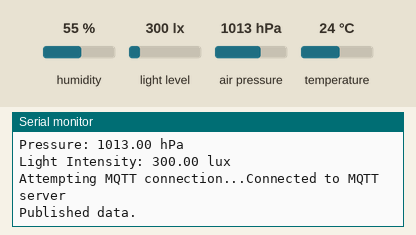
This sketch was run on a simulated ESP8266 (NodeMCU). Parts: the last lines printed to the serial monitor. The inputs (shaded band) are chosen by the test bench; at power-on: humidity 55 %, light level 300 lx, air pressure 1013 hPa, temperature 24 °C. WiFi joins after 1.5 s; servers stay silent unless stated; no MQTT or app messages arrive unless stated.

Above: at 2.7 s.
2.8 s: humidity set to 22 %
At 7.13 s:
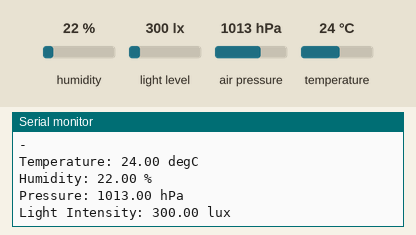
8.8 s: light level set to 40 lx
At 13.4 s:
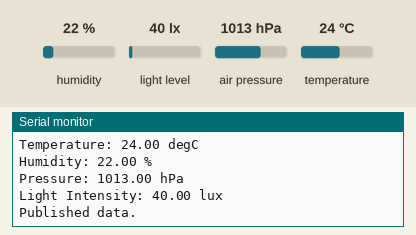
14.8 s: air pressure set to 952 hPa
At 18.7 s:
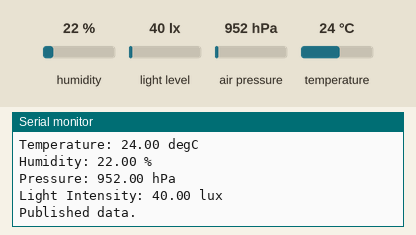
20.8 s: temperature set to 12 °C
At 23.14 s:
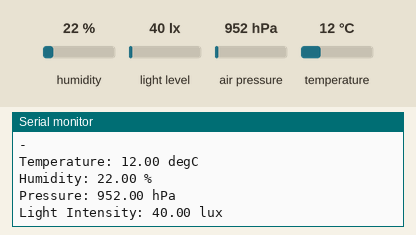
26.8 s: humidity set to 40 %
At 28.48 s:
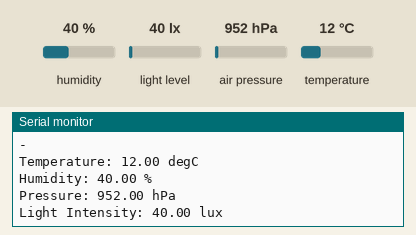
32.8 s: light level set to 500 lx
At 34.8 s:
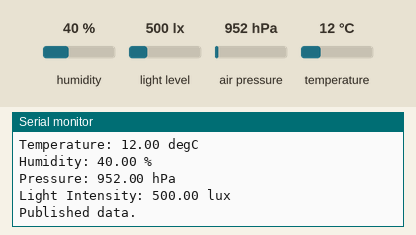
Timing chart, 0 to 36.3 s (numbered marks = the images above; inputs shaded):
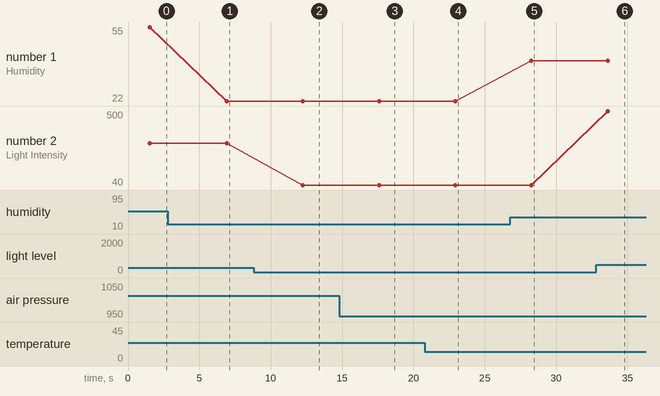

Measured:
- after the input at 2.8 s, the serial monitor: prints a new line after 4.1 s (image 1)
- after the input at 8.8 s, the serial monitor: prints a new line after 3.5 s (image 2)
- after the input at 14.8 s, the serial monitor: prints a new line after 2.8 s (image 3)
- after the input at 20.8 s, the serial monitor: prints a new line after 2.1 s (image 4)
- after the input at 26.8 s, the serial monitor: prints a new line after 1.5 s (image 5)
- after the input at 32.8 s, the serial monitor: prints a new line after 0.81 s (image 6)
- plotted number 1: 55 → 22 after the input at 2.8 s
- plotted number 2: 300 → 40 after the input at 8.8 s, 40 → 500 after the input at 32.8 s

The sketch:

Lab01B.ino
```cpp
#include "Lab01B.h"

void setup() {
  //Start the serial monitor at 115200 baud
  Serial.begin(115200);

  //Create a sensor object that is passed into the getSensor method of the dht class
  //Only the dht sensor requires this
  sensor_t sensor;
  dht.temperature().getSensor(&sensor);
  dht.humidity().getSensor(&sensor);

  //Run the begin()method on each sensor to start communication
  dht.begin();
  bmp.begin();
  BH1750.begin(BH1750_TO_GROUND);

  //Start the WiFi driver and tell it to connect to your local network
  //WiFi.mode(WIFI_STA);
  WiFi.begin(ssid, pass);

  //While it is connecting, print a '.' to the serial monitor every 500 ms
  while (WiFi.status() != WL_CONNECTED) {
    delay(500);
    Serial.print(".");
  }

  //Once connected, print the local IP address
  Serial.println("");
  Serial.println("WiFi connected");
  Serial.println("IP address: ");
  Serial.println(WiFi.localIP());

  //Set the MQTT client to connect to the desired broker
  client.setServer("test.mosquitto.org", 1883);

}

void reconnect() {

  //While the client remains unconnected from the MQTT broker, attempt to reconnect every 2 seconds
  //Also, print diagnostic information
  while (!client.connected()) {
    Serial.print("\nAttempting MQTT connection...");

    if (client.connect("ESP8266Client")) {
      Serial.println("Connected to MQTT server");
      client.subscribe("testTopic");
    } else {
      Serial.print("\nFailed to connect to MQTT server, rc = ");
      Serial.print(client.state());
      delay(2000);
    }
  }
}
void loop() {

   //Polling the DHT and BMP sensor using events
   sensors_event_t dhtTempEvent, dhtHumEvent, bmpEvent;
   dht.temperature().getEvent(&dhtTempEvent);
   dht.humidity().getEvent(&dhtHumEvent);
   bmp.getEvent(&bmpEvent);
   //Polling the BH sensor
   BH1750.start();
   float lux=BH1750.getLux();

   //Printing sensor readings to serial monitor
   Serial.println("\n-");
   (!isnan(dhtTempEvent.temperature)) ? Serial.println("Temperature: " + String(dhtTempEvent.temperature) + " degC") : Serial.println("Temperature Sensor Disconnected");

   (!isnan(dhtHumEvent.relative_humidity)) ? Serial.println("Humidity: " + String(dhtHumEvent.relative_humidity) + " %") : Serial.println("Humidity Sensor Disconnected");

   (!isnan(bmpEvent.pressure)) ? Serial.println("Pressure: " + String(bmpEvent.pressure) + " hPa") : Serial.println("Pressure Sensor Disconnected");

   (!isnan(lux)) ? Serial.println("Light Intensity: " + String(lux) + " lux") : Serial.println("Lux Sensor Disconnected");

  client.loop();
  //If the client disconnects from the MQTT broker, attempt to reconnect
  if (!client.connected()) {

    reconnect();
  }
  if(!client.loop())
    client.connect("ESP8266Client");

  //Publish the sensor data to the associated topics
  client.publish("4ID3_GroupA/temperature", String(dhtTempEvent.temperature).c_str());
  delay(100);
  client.publish("4ID3_GroupA/humidity", String(dhtHumEvent.relative_humidity).c_str());
  delay(100);
  client.publish("4ID3_GroupA/pressure", String(bmpEvent.pressure).c_str());
  delay(100);
  client.publish("4ID3_GroupA/light", String(lux).c_str());
  Serial.println("Published data.");

   delay(DELAY_BETWEEN_SAMPLES_MS);
}
```

Lab01B.h
```cpp
//DHT11 Libraries
#include <Adafruit_Sensor.h>
#include <DHT.h>
#include <DHT_U.h>

//BMP180 Libraries
#include <Wire.h>
#include <Adafruit_Sensor.h>
#include <Adafruit_BMP085_U.h>

//HP_BH1750 Libraries
#include <hp_BH1750.h>

//MQTT Libraries
#include <ESP8266WiFi.h>
#include <PubSubClient.h>

//Macros
#define DHTPIN 14
#define DHTTYPE DHT11
#define DELAY_BETWEEN_SAMPLES_MS 5000

//Global Variables
char* ssid = "NETWORK";
char* pass = "NETWORK123";
const char* brokerAddress = "test.mosquitto.org";
uint16_t addressPort = 1883;

//Instantiate Sensor Objects
DHT_Unified dht(DHTPIN, DHTTYPE);
Adafruit_BMP085_Unified bmp = Adafruit_BMP085_Unified(10085);
hp_BH1750 BH1750;

//Instantiate MQTT Client
WiFiClient espClient;
PubSubClient client(espClient);
```
